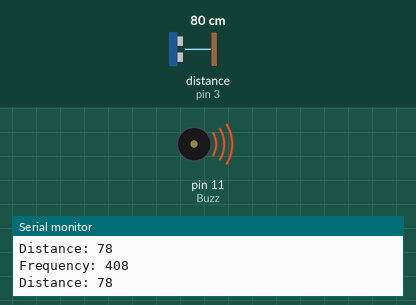
Simulated run of this sketch. Board: Arduino Uno, built with avr-gcc and run on an emulated ATmega328P. Shown: buzzer (waves = sounding), the last lines printed to the serial monitor. Wiring (inferred from the names in the program): ultrasonic range finder: trigger pin 2; echo pin 3. Inputs (shaded band) come from the test bench; at power-on: distance to the obstacle (sensor on pin 3) 80 cm. The echo pulse lasts 58.3 µs per cm.

Above: at 1.2 s.
1.3 s: distance to the obstacle (sensor on pin 3) set to 2 cm
At 2.2 s:
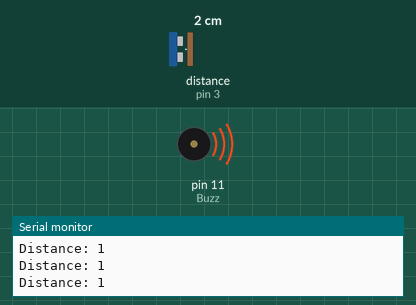
4.3 s: distance to the obstacle (sensor on pin 3) set to 4 cm
7.3 s: distance to the obstacle (sensor on pin 3) set to 7 cm
At 8.0 s:
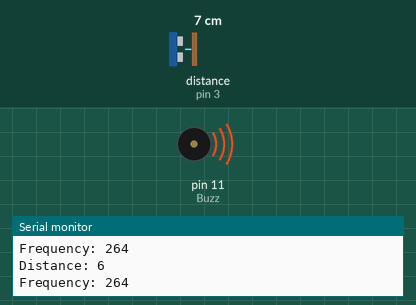
Timing chart, 0 to 10.3 s (numbered marks = the images above; inputs shaded):
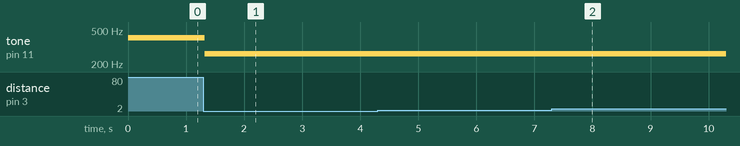

Measured:
- after the input at 1.3 s, tone on pin 11 (Buzz): 408 Hz → 262 Hz at once
- after the input at 7.3 s, tone on pin 11 (Buzz): 262 Hz → 264 Hz at once

The sketch:

ultrasonic1.ino
```cpp
const int echoPin = 3;
const int trigPin = 2;
const int Buzz = 11;

int note = 262;

long duration;
int distance;

void setup() {
  pinMode(trigPin, OUTPUT);
  pinMode(echoPin, INPUT);
  Serial.begin(9600);

  pinMode(Buzz, OUTPUT);
}

void loop() {
  digitalWrite(trigPin, LOW);                 // init -- clearing trig pin
  delayMicroseconds(2);

  digitalWrite(trigPin, HIGH);                // sending out ultrasonic signal
  delayMicroseconds(10);
  digitalWrite(trigPin, LOW);

  duration = pulseIn(echoPin,HIGH);           // catch the signal from the echo pin when it arrives
  distance = duration*0.034/2;                // formula for converting time
                                              // using speed of sound = 340 m/s = 0.034 cm/microseconds

  Serial.print("Distance: ");
  Serial.println(distance);                   // println prints thing in brackets and adds new line

  if (distance < 5) {
    tone(Buzz, note);                         // play Middle C
  }

  else {
    int x = distance - 5;
    note = note + 2*x;
    Serial.print("Frequency: ");
    Serial.println(note);
    tone(Buzz, note);
    note = 262;                               // reset
  }
}
```
